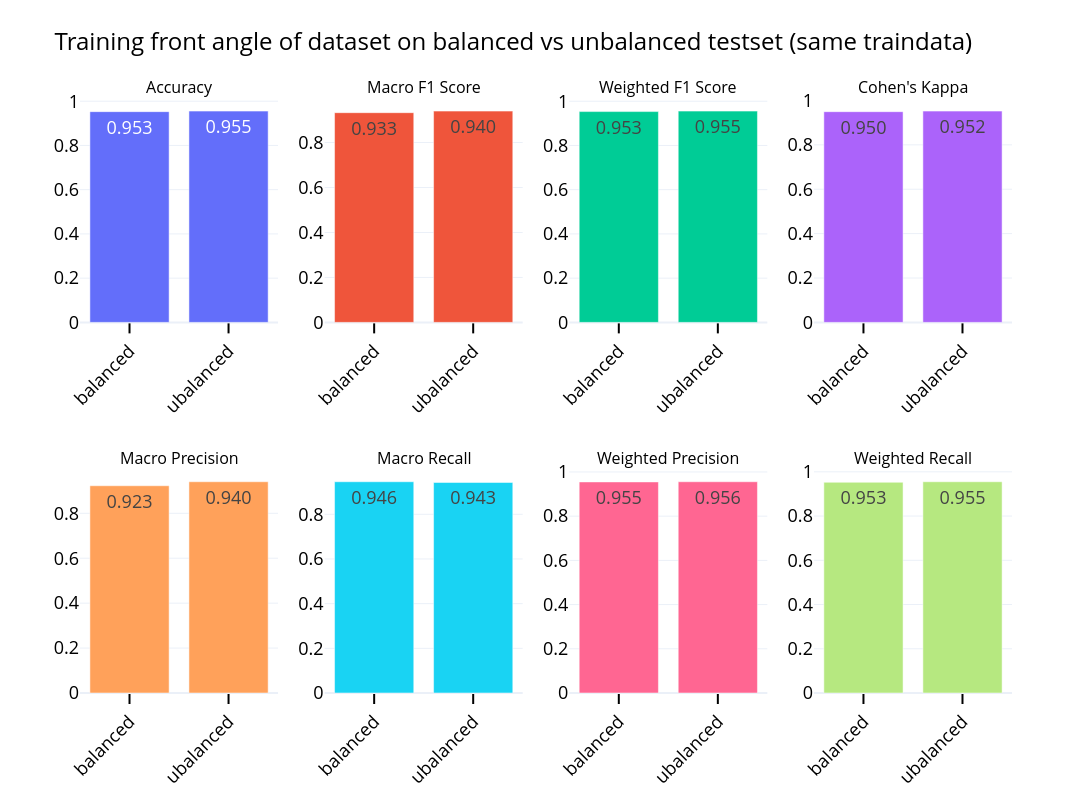

Here is the notebook cell this chart was saved with:
### Markdown cell above
and let's now focus on the gathered metrics.

### Code cell
fig = implot.plot_quick_metrics(full_metrics_balance)
fig.update_layout(
    height=800,
    width=1400,
    title_text='Training front angle of dataset on balanced vs unbalanced testset (same traindata)',
    showlegend=False
)

### Figure 1 — Plotly figure (JSON) as saved in the notebook; plotly's stock layout.template omitted (floating-point values rounded to 4 significant figures)
{"data": [{"name": "Accuracy", "text": ["0.953", "0.955"], "textfont": {"size": 18}, "textposition": "inside", "type": "bar", "x": ["balanced", "ubalanced"], "xaxis": "x", "y": [0.9527, 0.9551], "yaxis": "y"}, {"name": "Macro F1 Score", "text": ["0.933", "0.940"], "textfont": {"size": 18}, "textposition": "inside", "type": "bar", "x": ["balanced", "ubalanced"], "xaxis": "x2", "y": [0.9329, 0.9398], "yaxis": "y2"}, {"name": "Weighted F1 Score", "text": ["0.953", "0.955"], "textfont": {"size": 18}, "textposition": "inside", "type": "bar", "x": ["balanced", "ubalanced"], "xaxis": "x3", "y": [0.9531, 0.9552], "yaxis": "y3"}, {"name": "Cohen's Kappa", "text": ["0.950", "0.952"], "textfont": {"size": 18}, "textposition": "inside", "type": "bar", "x": ["balanced", "ubalanced"], "xaxis": "x4", "y": [0.9495, 0.9521], "yaxis": "y4"}, {"name": "Macro Precision", "text": ["0.923", "0.940"], "textfont": {"size": 18}, "textposition": "inside", "type": "bar", "x": ["balanced", "ubalanced"], "xaxis": "x5", "y": [0.9226, 0.9404], "yaxis": "y5"}, {"name": "Macro Recall", "text": ["0.946", "0.943"], "textfont": {"size": 18}, "textposition": "inside", "type": "bar", "x": ["balanced", "ubalanced"], "xaxis": "x6", "y": [0.9457, 0.9425], "yaxis": "y6"}, {"name": "Weighted Precision", "text": ["0.955", "0.956"], "textfont": {"size": 18}, "textposition": "inside", "type": "bar", "x": ["balanced", "ubalanced"], "xaxis": "x7", "y": [0.9549, 0.9557], "yaxis": "y7"}, {"name": "Weighted Recall", "text": ["0.953", "0.955"], "textfont": {"size": 18}, "textposition": "inside", "type": "bar", "x": ["balanced", "ubalanced"], "xaxis": "x8", "y": [0.9527, 0.9551], "yaxis": "y8"}], "layout": {"annotations": [{"font": {"size": 16}, "showarrow": false, "text": "Accuracy", "x": 0.1062, "xanchor": "center", "xref": "paper", "y": 1, "yanchor": "bottom", "yref": "paper"}, {"font": {"size": 16}, "showarrow": false, "text": "Macro F1 Score", "x": 0.3688, "xanchor": "center", "xref": "paper", "y": 1, "yanchor": "bottom", "yref": "paper"}, {"font": {"size": 16}, "showarrow": false, "text": "Weighted F1 Score", "x": 0.6313, "xanchor": "center", "xref": "paper", "y": 1, "yanchor": "bottom", "yref": "paper"}, {"font": {"size": 16}, "showarrow": false, "text": "Cohen's Kappa", "x": 0.8938, "xanchor": "center", "xref": "paper", "y": 1, "yanchor": "bottom", "yref": "paper"}, {"font": {"size": 16}, "showarrow": false, "text": "Macro Precision", "x": 0.1062, "xanchor": "center", "xref": "paper", "y": 0.375, "yanchor": "bottom", "yref": "paper"}, {"font": {"size": 16}, "showarrow": false, "text": "Macro Recall", "x": 0.3688, "xanchor": "center", "xref": "paper", "y": 0.375, "yanchor": "bottom", "yref": "paper"}, {"font": {"size": 16}, "showarrow": false, "text": "Weighted Precision", "x": 0.6313, "xanchor": "center", "xref": "paper", "y": 0.375, "yanchor": "bottom", "yref": "paper"}, {"font": {"size": 16}, "showarrow": false, "text": "Weighted Recall", "x": 0.8938, "xanchor": "center", "xref": "paper", "y": 0.375, "yanchor": "bottom", "yref": "paper"}], "height": 800, "showlegend": false, "title": {"text": "Training front angle of dataset on balanced vs unbalanced testset (same traindata)"}, "width": 1400, "xaxis": {"anchor": "y", "domain": [0, 0.2125]}, "xaxis2": {"anchor": "y2", "domain": [0.2625, 0.475]}, "xaxis3": {"anchor": "y3", "domain": [0.525, 0.7375]}, "xaxis4": {"anchor": "y4", "domain": [0.7875, 1]}, "xaxis5": {"anchor": "y5", "domain": [0, 0.2125]}, "xaxis6": {"anchor": "y6", "domain": [0.2625, 0.475]}, "xaxis7": {"anchor": "y7", "domain": [0.525, 0.7375]}, "xaxis8": {"anchor": "y8", "domain": [0.7875, 1]}, "yaxis": {"anchor": "x", "domain": [0.625, 1]}, "yaxis2": {"anchor": "x2", "domain": [0.625, 1]}, "yaxis3": {"anchor": "x3", "domain": [0.625, 1]}, "yaxis4": {"anchor": "x4", "domain": [0.625, 1]}, "yaxis5": {"anchor": "x5", "domain": [0, 0.375]}, "yaxis6": {"anchor": "x6", "domain": [0, 0.375]}, "yaxis7": {"anchor": "x7", "domain": [0, 0.375]}, "yaxis8": {"anchor": "x8", "domain": [0, 0.375]}}}
